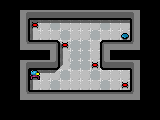

The image is a tile-based game level rendered from a .tmx file. Its description and source (layers, tilesets, objects; grid data summarised) follow:
An orthogonal 16x12 tile map with 10x10 px tiles, 3 tile layers (background, walls, entities).

<map version="1.0" orientation="orthogonal" renderorder="right-down" width="16" height="12" tilewidth="10" tileheight="10" nextobjectid="3">
 <tileset firstgid="1" name="7dlibgdxTileSet" tilewidth="10" tileheight="10" tilecount="625" columns="25">
  <image source="spritesheet.png" width="256" height="256" />
  <tile id="0">
   <properties>
    <property name="player" type="bool" value="true" />
   </properties>
  </tile>
  <tile id="55">
   <properties>
    <property name="teleport" type="bool" value="true" />
   </properties>
  </tile>
  <tile id="80">
   <properties>
    <property name="playerTeleport" type="bool" value="true" />
   </properties>
  </tile>
  <tile id="100">
   <properties>
    <property name="collectable" type="bool" value="true" />
   </properties>
  </tile>
  <tile id="105">
   <properties>
    <property name="door" type="bool" value="true" />
   </properties>
  </tile>
  <tile id="125">
   <properties>
    <property name="repairStation" type="bool" value="true" />
   </properties>
  </tile>
  <tile id="130">
   <properties>
    <property name="key" type="bool" value="true" />
   </properties>
  </tile>
  <tile id="150">
   <properties>
    <property name="trap" type="bool" value="true" />
   </properties>
  </tile>
  <tile id="155">
   <properties>
    <property name="horizontal" type="bool" value="true" />
    <property name="movingTrap" type="bool" value="true" />
   </properties>
  </tile>
  <tile id="176">
   <properties>
    <property name="block" type="bool" value="true" />
   </properties>
  </tile>
  <tile id="177">
   <properties>
    <property name="block" type="bool" value="true" />
   </properties>
  </tile>
  <tile id="178">
   <properties>
    <property name="block" type="bool" value="true" />
   </properties>
  </tile>
  <tile id="179">
   <properties>
    <property name="block" type="bool" value="true" />
   </properties>
  </tile>
  <tile id="180">
   <properties>
    <property name="block" type="bool" value="true" />
   </properties>
  </tile>
  <tile id="181">
   <properties>
    <property name="block" type="bool" value="true" />
   </properties>
  </tile>
  <tile id="182">
   <properties>
    <property name="block" type="bool" value="true" />
   </properties>
  </tile>
  <tile id="183">
   <properties>
    <property name="block" type="bool" value="true" />
   </properties>
  </tile>
  <tile id="184">
   <properties>
    <property name="block" type="bool" value="true" />
   </properties>
  </tile>
 </tileset>
 <layer name="background" width="16" height="12">
  <data>[192 cells, 56 non-empty, 9 distinct tile ids]</data>
 </layer>
 <layer name="walls" width="16" height="12">
  <data>[192 cells, 50 non-empty, 12 distinct tile ids]</data>
 </layer>
 <layer name="entities" width="16" height="12">
  <data>[192 cells, 6 non-empty, 3 distinct tile ids]</data>
 </layer>
</map>
